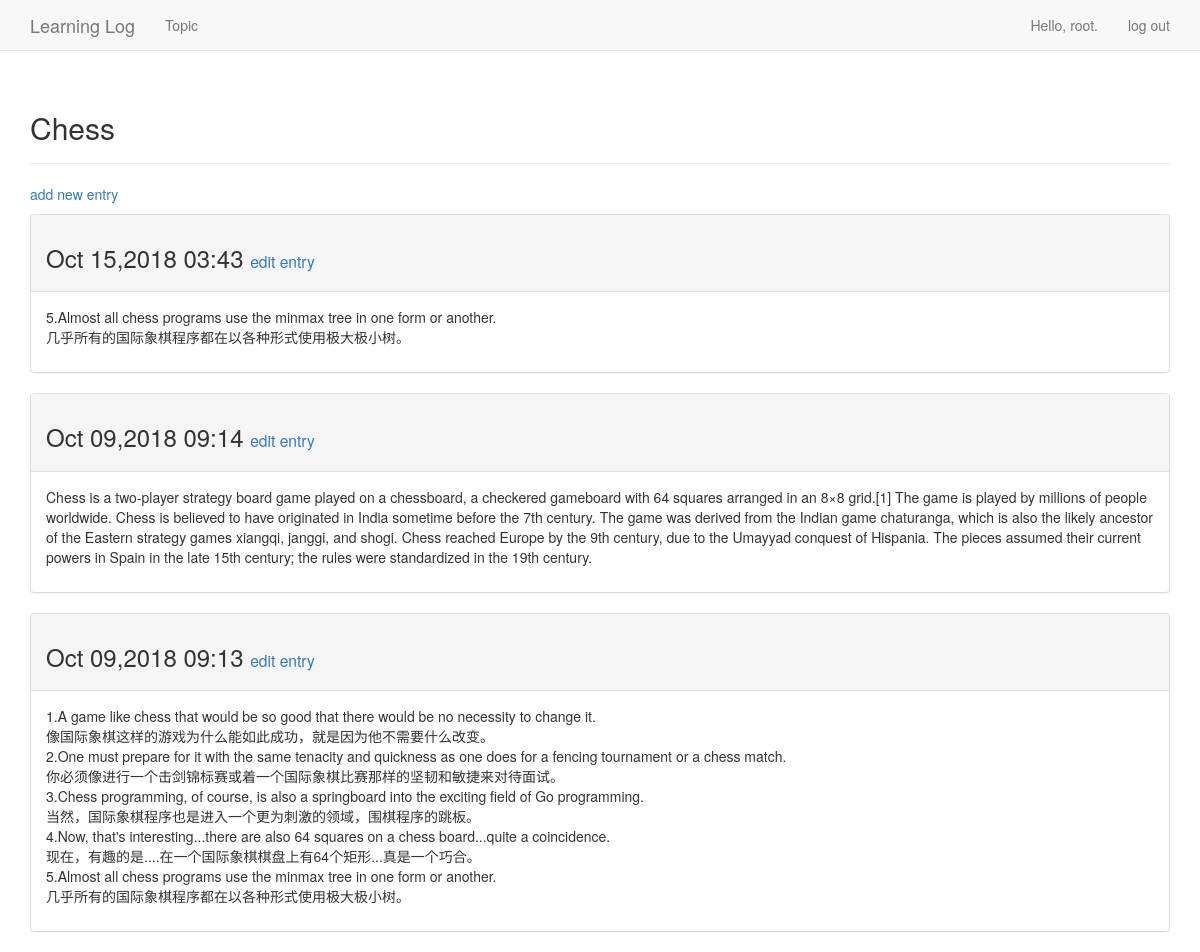
The page /topics/1/ (signed in) on the database its author committed.
### learning_logs/models.py (models this page shows, shortened)
class Topic(models.Model):
	text = models.CharField(max_length=200)
	date_added = models.DateTimeField(auto_now_add=True)
	owner = models.ForeignKey(User)
	def __str__(self):
		return self.text

class Entry(models.Model):
	topic = models.ForeignKey(Topic, on_delete=models.CASCADE)
	text = models.TextField()
	date_added = models.DateTimeField(auto_now_add=True)
	class Meta:
		verbose_name_plural = 'entries'

### learning_logs/views.py (the view)
# urls.py: url(r'^topics/(?P<topic_id>\d+)/$', views.topic, name='topic'),
@login_required
def topic(request, topic_id):
	topic = Topic.objects.get(id=topic_id)
	if topic.owner != request.user:
		raise Http404("你所访问的页面不存在！")
	entries = topic.entry_set.order_by('-date_added')
	context = {'topic':topic, 'entries':entries}
	return render(request, 'learning_logs/topic.html', context)

### learning_logs/templates/learning_logs/topic.html
{% extends 'learning_logs/base.html' %}
{% block header %}
  <h2>{{ topic }}</h2>
{% endblock header %}
{% block content %}
  <p>
    <a href="{% url 'learning_logs:new_entry' topic.id %}">add new entry</a>
  </p>
  {% for entry in entries %}
    <div class="panel panel-default">
      <div class="panel-heading">
        <h3>
          {{ entry.date_added|date:'M d,Y H:i' }}
          <small>
            <a href="{% url 'learning_logs:edit_entry' entry.id %}">
              edit entry
            </a>
          </small>
        </h3>
      </div>
      <div class="panel-body">
        {{ entry.text|linebreaks }}
      </div>
    </div>
  {% empty %}
    There are no entries for this topic yet.
  {% endfor %}
{% endblock content %}

### learning_logs/templates/learning_logs/base.html (shortened to what this page needs)
{% load bootstrap3 %}
<!DOCTYPE html>
<html lang="en">
  <head>
    {% bootstrap_css %}
  </head>
<body>
  <nav class="navbar navbar-default navbar-static-top">
    <div class="container">
      <div class="navbar-header">
        <a class="navbar-brand" href="{% url 'learning_logs:index' %}">
          Learning Log</a>
      </div>
      <div id="navbar" class="navbar-collapse collapse">
        <ul class="nav navbar-nav">
          <li><a href="{% url 'learning_logs:topics' %}">Topic</a></li>
        </ul>
        <ul class="nav navbar-nav navbar-right">
          {% if user.is_authenticated %}
            <li><a>Hello, {{ user.username }}.</a></li>
            <li><a href="{% url 'users:logout' %}">log out</a></li>
          {% else %}
            <li><a href="{% url 'users:register' %}">register</a></li>
            <li><a href="{% url 'users:login' %}">log in</a></li>
          {% endif %}
        </ul>
      </div>
    </div>
  </nav>
  <div class="container">
    <div class="page-header">
      {% block header %}{% endblock header %}
    </div>
    <div>
      {% block content %}{% endblock content %}
    </div>
  </div>
</body>
</html>

### rows shown on the page
Topic: text "Chess"
Entry: date_added "Oct 15,2018 03:43", text "5.Almost all chess programs use the minmax tree in one form or another. 几乎所有的国际象棋程序都在以各种形式使用极大极小树。"
Entry: date_added "Oct 09,2018 09:14", text "Chess is a two-player strategy board game played on a chessboard, a checkered gameboard with 64 squares arranged in an 8×8 grid.[1] The game is played by millions of people worldwide. Chess is believed to have originated in India sometime before the 7th century. The game was derived from the Indian game chaturanga, which is also the likely ancestor of the Eastern strategy games xiangqi, janggi, and shogi. Chess reached Europe by the 9th century, due to the Umayyad conquest of Hispania. The pieces assumed their current powers in Spain in the late 15th century; the rules were standardized in the 19th century."
Entry: date_added "Oct 09,2018 09:13", text "1.A game like chess that would be so good that there would be no necessity to change it. 像国际象棋这样的游戏为什么能如此成功，就是因为他不需要什么改变。 2.One must prepare for it with the same tenacity and quickness as one does for a fencing tournament or a chess match. 你必须像进行一个击剑锦标赛或着一个国际象棋比赛那样的坚韧和敏捷来对待面试。 3.Chess programming, of course, is also a springboard into the exciting field of Go programming. 当然，国际象棋程序也是进入一个更为刺激的领域，围棋程序的跳板。 4.Now, that's interesting...there are also 64 squares on a chess board...quite a coincidence. 现在，有趣的是....在一个国际象棋棋盘上有64个矩形...真是一个巧合。 5.Almost all chess programs use the minmax tree in one form or another. 几乎所有的国际象棋程序都在以各种形式使用极大极小树。"

### other values the page prints
{{ user.username }} "root"
